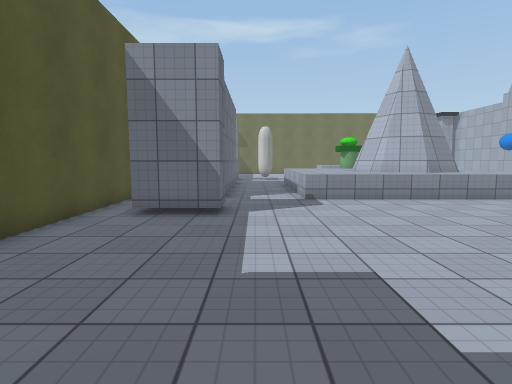
view 1 (above)

24 first-person views from a walk through a Unity game level. The camera is 1.4 m above the floor, tilts 6° down and sees 80° across. The floor is counted in squares, 1 m on a side. Each view is taken from the middle of a square. On the plan, view 1 faces up. The plan holds only what a view shows up to about 14 squares ahead; the rest is blank. The place goes on beyond the plan. The player character is not drawn. Surface patterns are stand-ins for the level's own textures.

view 2
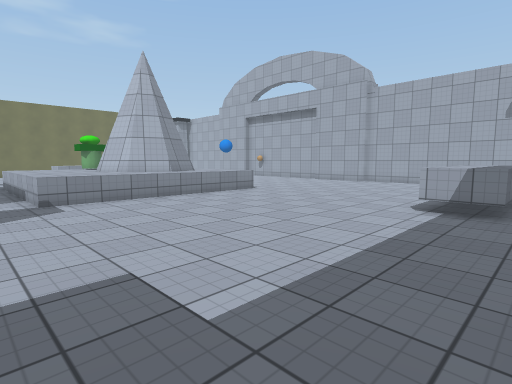

view 3
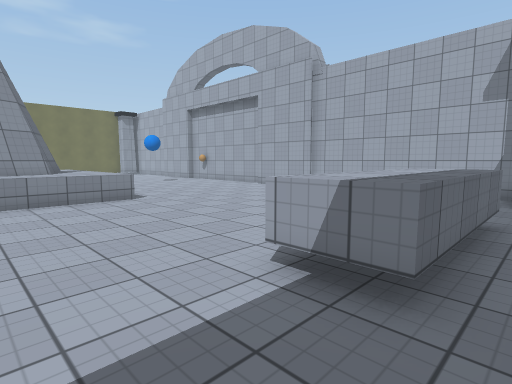

view 4
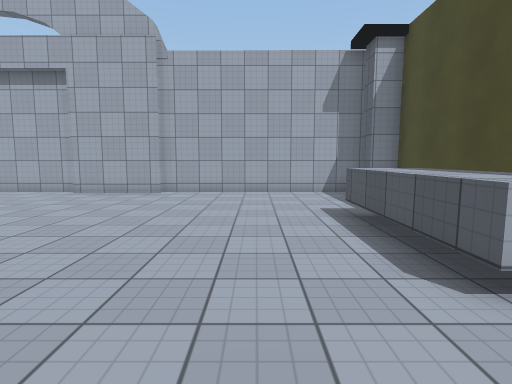

view 5
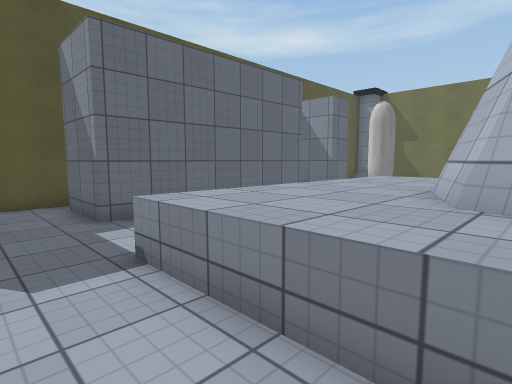

view 6
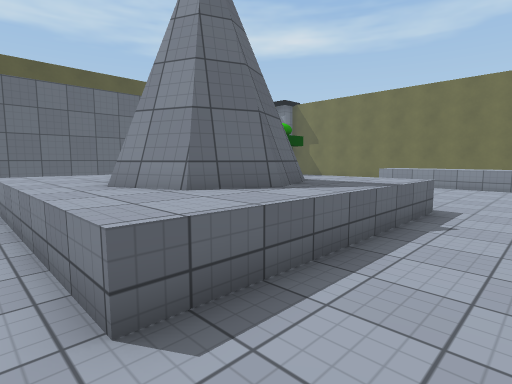

view 7
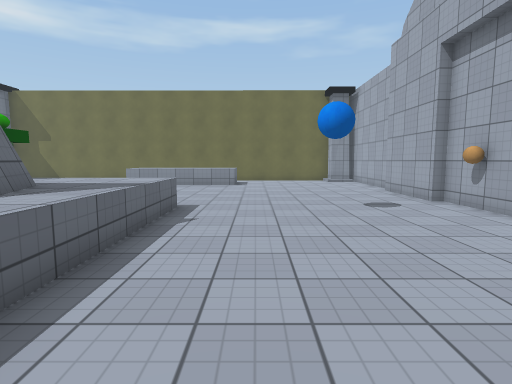

view 8
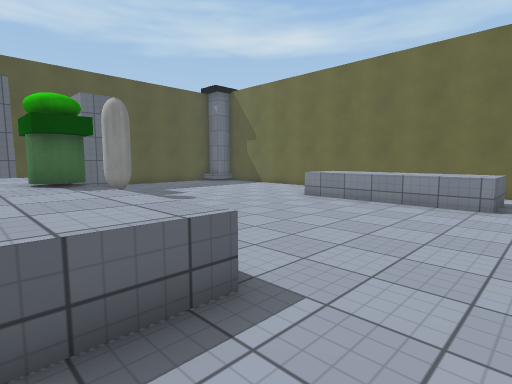

view 9
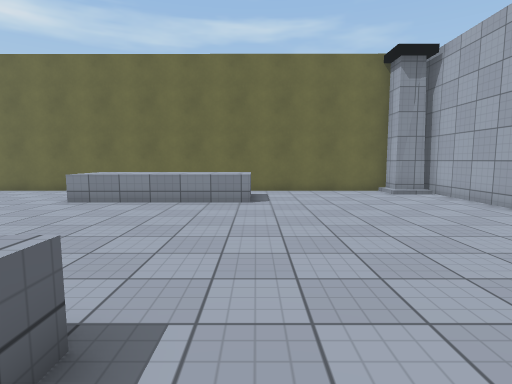

view 10
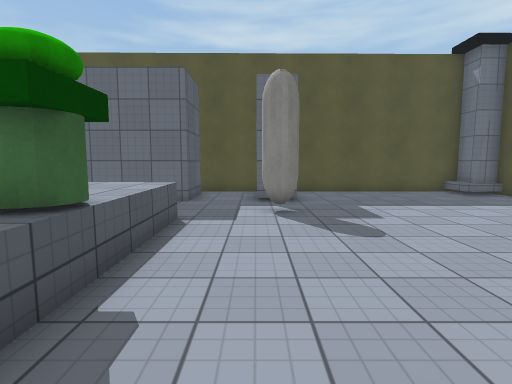

view 11
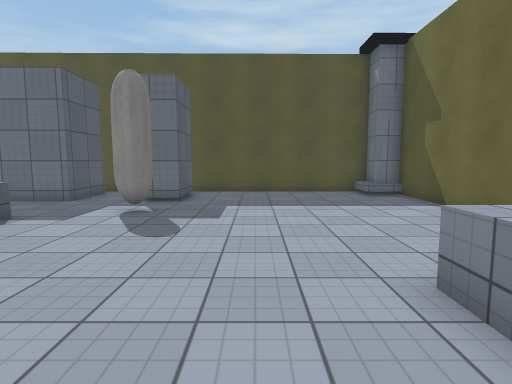

view 12
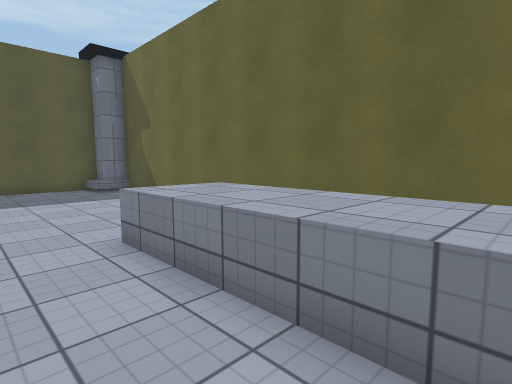

view 13
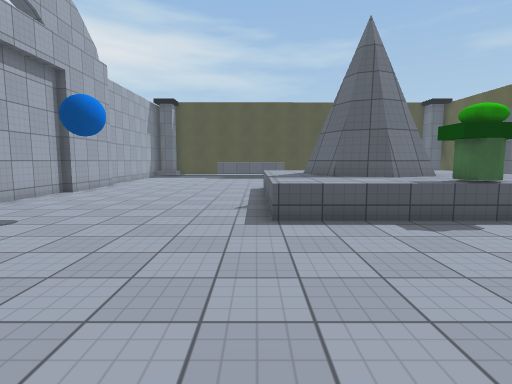

view 14
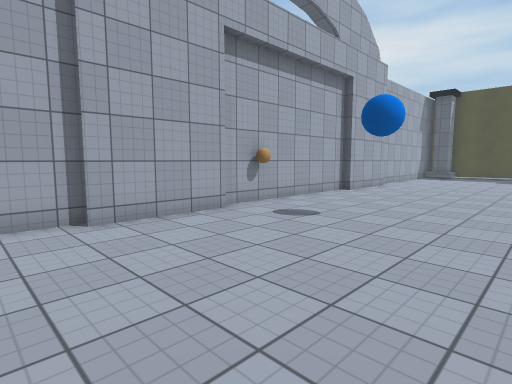

view 15
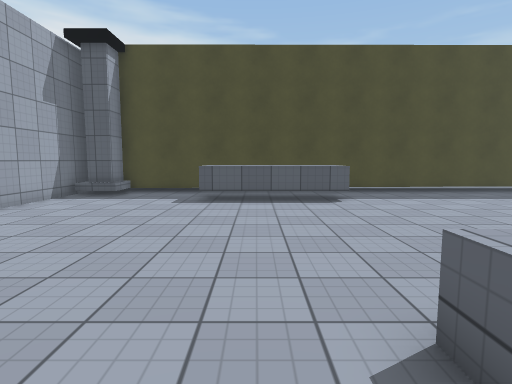

view 16
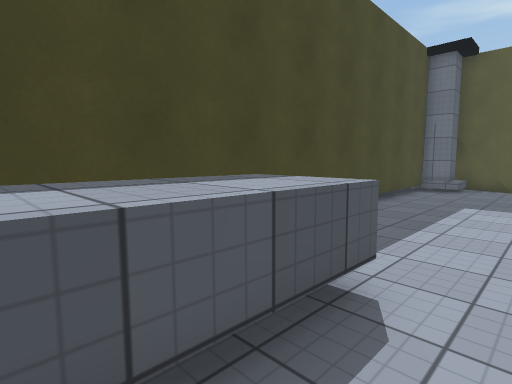

view 17
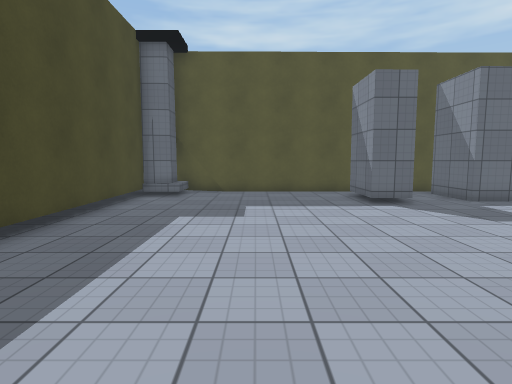

view 18
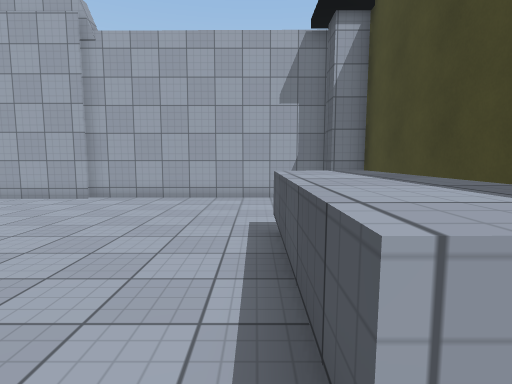

view 19
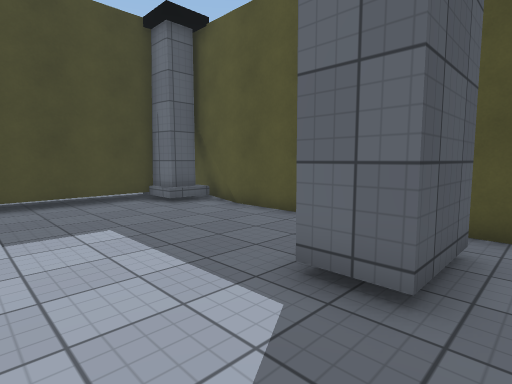

view 20
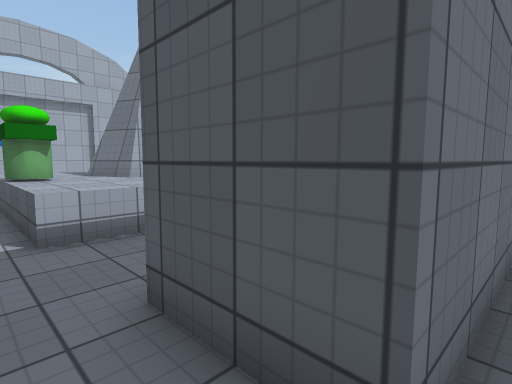

view 21
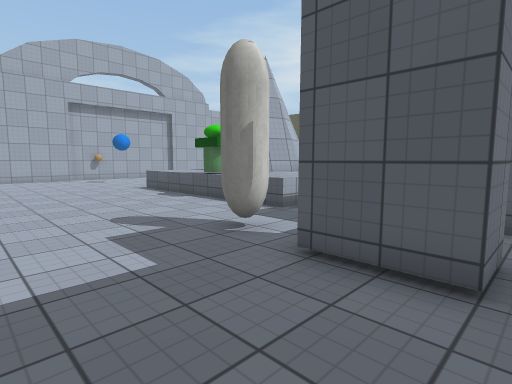

view 22
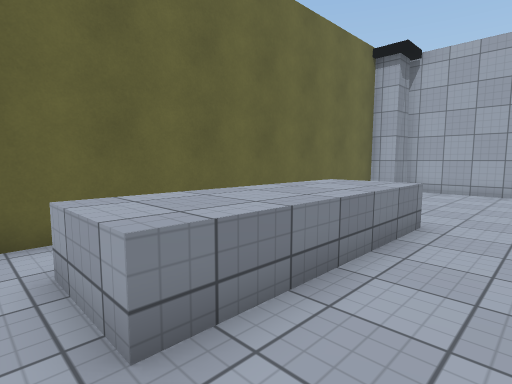

view 23
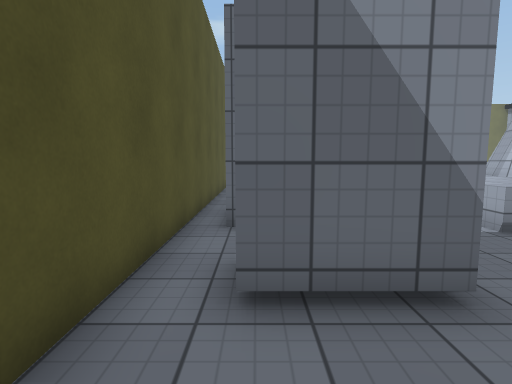

view 24
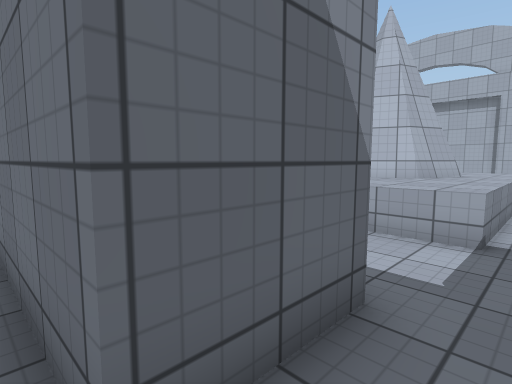

### Floor plan
Key: @ floor where view 1 was taken; # wall or solid block; x gap in a wall; . floor; ^ raised ledge; O other object.
Columns run from 5 left of view 1 to 20 right of it. Each row starts with its distance up from view 1.
 31  #######################
 30 ###.........     ......###
 29 #..........^^^^^^^.......#
 28 #..........^^^^^^^.......#
 27 #..........^^^^^^^.......#
 26 #........................#
 25 #........................#
 24 #.......................##
 23 #.......................#
 22 #.###x#.................#
 21 #.###...................#
 20 #.......................##
 19 #.##...^^^^O^^^^.........#
 18 #.###..^^^OO^^^^.........#
 17 #.###  ^^^^^^^^^.........#
 16 #.###  ^^^^^^#^^.........#
 15 #.### .^^^#  ^#^.........#
 14 #.###..^^^#  ^#^.........#
 13 #.###..^^^^^^#^^........##
 12 #.###..^^^^^^^^^........#
 11 #.##...^^^^^^^^^........#
 10 #.......................#
  9 #.###...................##
  8 #.###....................#
  7 #........................#
  6 #........................#
  5 #........................#
  4 #........................#
  3 #........................#
  2 #.............^^^^^^.....#
  1 #.............^^^^^^.....#
  0 ###..@.................###
 -1 ########################

Positions as (right, up) in squares from view 1, and headings:
1: (0, 0), facing up
2: (0, 0), facing up-right
3: (6, 0), facing up-right
4: (6, 5), facing right
5: (6, 9), facing up-left
6: (13, 10), facing up-left
7: (13, 10), facing up
8: (13, 17), facing up-left
9: (12, 17), facing up
10: (9, 21), facing left
11: (9, 25), facing left
12: (11, 25), facing up-left
13: (11, 26), facing down
14: (12, 26), facing down-right
15: (12, 13), facing down
16: (12, 4), facing down-left
17: (9, 4), facing left
18: (8, 3), facing right
19: (2, 10), facing down-left
20: (-4, 20), facing down-right
21: (-4, 26), facing down-right
22: (5, 25), facing up-right
23: (-3, 5), facing up
24: (-4, 10), facing up-right
